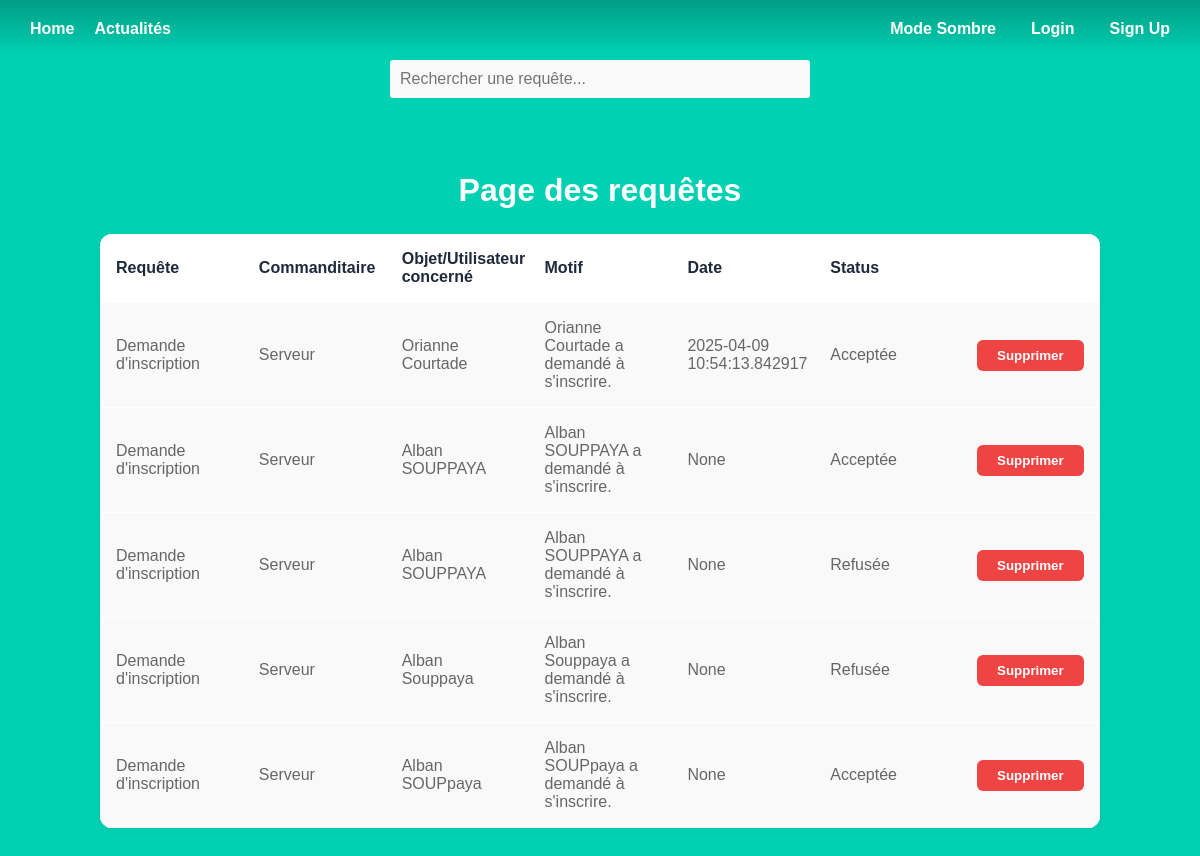
Before: /request_admin with the older database file.
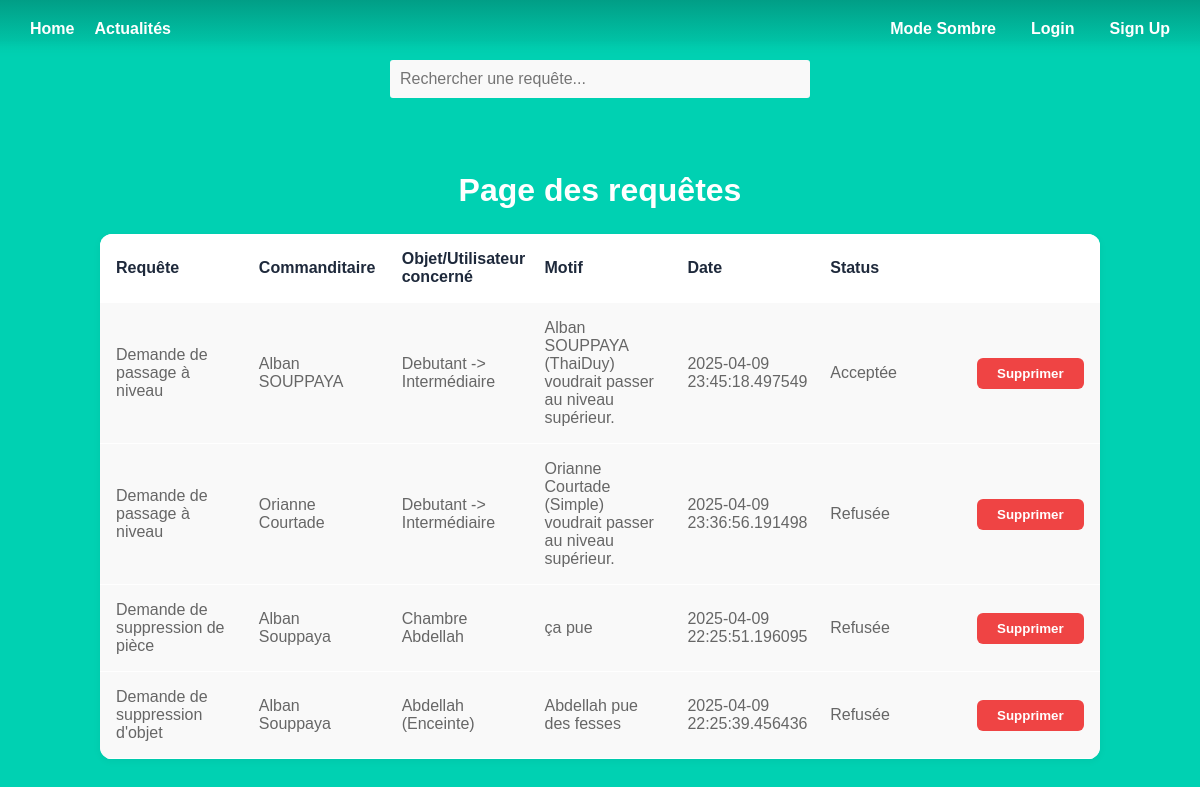
After: the same page with the newer database file.
### models.py (models this page shows)
class Request(db.Model):
    id = db.Column(db.Integer, primary_key=True)
    title = db.Column(db.String)
    description = db.Column(db.Text)
    status = db.Column(db.String)
    date = db.Column(db.DateTime)
    object_name = db.Column(db.String)
    object_type = db.Column(db.String)
    user_lastname = db.Column(db.String)
    user_firstname = db.Column(db.String)

### admin.py (the view)
@admin.route('/request_admin')
def request_admin_list():
    q = request.args.get('q', '')
    requests = Request.query.filter(
        or_(
            Request.title.ilike(f'%{q}%'),
            Request.object_name.ilike(f'%{q}%'),
            Request.description.ilike(f'%{q}%'),
            cast(Request.date, String).ilike(f'%{q}%')
        )
    ).order_by(desc(Request.date)).all()
    return render_template('admin_request.html', requests=requests)

### templates/admin_request.html
{% extends 'base.html' %}
{% block content %}
<div class="search-container">
    <input type="text" id="searchInput" class="search-input search-obj" placeholder="Rechercher une requête...">
</div>
<h1 class="title">
    Page  des requêtes
</h1>
<div class="resquest-container">
        <table>
            <tr>
                <th>Requête</th>
                <th>Commanditaire</th>
                <th>Objet/Utilisateur concerné</th>
                <th>Motif</th>
                <th>Date</th>
                <th>Status</th>
                <th></th>
            </tr>
        <tbody id="results">
        {% for rqs in requests %}
        {% if rqs.title == "Demande de suppression d'objet" %}
            <tr>
                <td>{{rqs.title}}</td>
                <td>{{rqs.user_firstname}} {{rqs.user_lastname}}</td>
                <td>{{rqs.object_name}} ({{rqs.object_type}})</td>
                <td>{{rqs.description}}</td>
                <td>{{rqs.date}}</td>
                {% if rqs.status == "En attente" %}
                <td>
                    <form action="{{ url_for('admin.request_accept', request_id=rqs.id) }}" method="post">
                        <button type="submit" class="accept-btn">Accepter</button>
                    </form>
                    <form action="{{ url_for('admin.request_refuse', request_id=rqs.id) }}" method="post">
                        <button type="submit" class="refuse-btn">Refuser</button>
                    </form>
                </td>
                {% else %}
                    <td>{{rqs.status}}</td>
                {% endif %}
                <td>
                    <form action="{{ url_for('admin.delete_request', request_id=rqs.id) }}" method="post">
                        <button type="submit" class="refuse-btn">Supprimer</button>
                    </form>
                </td>
            </tr>
        {% elif rqs.title == "Demande de suppression de pièce" %}
        <tr>
            <td>{{rqs.title}}</td>
            <td>{{rqs.user_firstname}} {{rqs.user_lastname}}</td>
            <td>{{rqs.object_name}}</td>
            <td>{{rqs.description}}</td>
            <td>{{rqs.date}}</td>
            {% if rqs.status == "En attente" %}
            <td>
                <form action="{{ url_for('admin.request_accept', request_id=rqs.id) }}" method="post">
                    <button type="submit" class="accept-btn">Accepter</button>
                </form>
                <form action="{{ url_for('admin.request_refuse', request_id=rqs.id) }}" method="post">
                    <button type="submit" class="refuse-btn">Refuser</button>
                </form>
            </td>
            {% else %}
                <td>{{rqs.status}}</td>
            {% endif %}
            <td>
                <form action="{{ url_for('admin.delete_request', request_id=rqs.id) }}" method="post">
                    <button type="submit" class="refuse-btn">Supprimer</button>
                </form>
            </td>
        </tr>
        {% elif rqs.title == "Demande d'inscription" %}
            <tr>
                <td>{{rqs.title}}</td>
                <td>Serveur</td>
                <td>{{rqs.user_firstname}} {{rqs.user_lastname}}</td>
                <td>{{rqs.description}}</td>
                <td>{{rqs.date}}</td>
                {% if rqs.status == "En attente" %}
                <td>
                    <form action="{{ url_for('admin.request_accept', request_id=rqs.id) }}" method="post">
                        <button type="submit" class="accept-btn">Accepter</button>
                    </form>
                    <form action="{{ url_for('admin.request_refuse', request_id=rqs.id) }}" method="post">
                        <button type="submit" class="refuse-btn">Refuser</button>
                    </form>
                </td>
                {% else %}
                    <td>{{rqs.status}}</td>
                {% endif %}
                <td>
                    <form action="{{ url_for('admin.delete_request', request_id=rqs.id) }}" method="post">
                        <button type="submit" class="refuse-btn">Supprimer</button>
                    </form>
                </td>
            </tr>
        {% elif rqs.title == "Demande de passage à niveau" %}
            <tr>
                <td>{{rqs.title}}</td>
                <td>{{rqs.user_firstname}} {{rqs.user_lastname}}</td>
                <td>{{rqs.object_name}}</td>
                <td>{{rqs.description}}</td>
                <td>{{rqs.date}}</td>
                {% if rqs.status == "En attente" %}
                <td>
                    <form action="{{ url_for('admin.request_accept', request_id=rqs.id) }}" method="post">
                        <button type="submit" class="accept-btn">Accepter</button>
                    </form>
                    <form action="{{ url_for('admin.request_refuse', request_id=rqs.id) }}" method="post">
                        <button type="submit" class="refuse-btn">Refuser</button>
                    </form>
                </td>
                {% else %}
                    <td>{{rqs.status}}</td>
                {% endif %}
                <td>
                    <form action="{{ url_for('admin.delete_request', request_id=rqs.id) }}" method="post">
                        <button type="submit" class="refuse-btn">Supprimer</button>
                    </form>
                </td>
            </tr>
        {% endif %}
        {% endfor %}
        </tbody>
        </table>
</div>
{% endblock %}

### templates/base.html (shortened to what this page needs)
<!DOCTYPE html>
<html lang="fr">
<head>
    <link rel="stylesheet" href="{{ url_for('static', filename='styles/base2.css') }}" />
</head>
<body>
    <section class="hero is-primary is-fullheight">
        <div class="hero-head">
            <nav class="navbar">
                <div class="container">
                    <div class="navbar-start">
                        <a href="{{ url_for('main.index') }}" class="navbar-item">Home</a>
                        <a href="{{ url_for('main.actualite') }}" class="navbar-item">Actualités</a>
                    </div>
                    <div class="navbar-end">
                        <a id="toggle-dark-mode" class="themeToggle navbar-item" onclick="toggleColorMode()" >Mode Sombre</a>
                        {% if current_user.is_authenticated %}
                        <a href="{{ url_for('auth.logout') }}" class="navbar-item">Logout</a>
                            <a href="{{ url_for('main.profile') }}" class="navbar-item">
                                {% if current_user.image %}
                                    <img class="pp" width="30" height="30">
                                {% else %}
                                    <img src="{{ url_for('static', filename='profile-icon-white-6-1.png') }}" alt="Profil"  width="30" height="30">
                                {% endif %}
                            </a>
                        {% else %}
                            <a href="{{ url_for('auth.login') }}" class="navbar-item">Login</a>
                            <a href="{{ url_for('auth.signup') }}" class="navbar-item">Sign Up</a>
                        {% endif %}
                    </div>
                </div>
            </nav>
        </div>
        <div class="hero-body">
                {% block content %}
                {% endblock %}
        </div>
    </section>
</body>
</html>

### static/styles/base2.css (style rules this page uses)
html, body { height: 100%; margin: 0; padding: 0; font-family: 'Arial', sans-serif; background-color: var(--clair); color: rgb(0, 0, 0); text-align: center; }
:root { --clair: #00d1b2; --moyen: #14c2a8; --fonce: #019e86; --tresfonce: #00a88b; --ecriture: white; --box: white; --titrebox: black; --border: #ddd; --writeinput: #aaa; --itembox: #f9f9f9; --titreitem: #333; --pitem: #666; --ecritureform: black; --titrerequete: #1e293b; }
.navbar { display: flex; justify-content: space-between; align-items: center; background: linear-gradient(to bottom, var(--fonce), var(--clair)); padding: 10px 20px; color: var(--ecriture); -webkit-mask-image: linear-gradient(to bottom, rgba(0, 0, 0, 1) 70%, rgba(0, 0, 0, 0)); mask-image: linear-gradient(to bottom, rgba(0, 0, 0, 1) 70%, rgba(0, 0, 0, 0)); height: 10%; }
.navbar .container { display: flex; width: 100%; justify-content: space-between; align-items: center; margin-top: 0px; }
.navbar-start { display: flex; align-items: center; }
.navbar-end { display: flex; align-items: center; gap: 15px; }
.navbar-item { color: var(--ecriture) !important; font-weight: bold; text-decoration: none; padding: 10px; }
.hero-body { display: flex; flex-direction: column; justify-content: center; align-items: center; height: calc(100vh - 56px); width: 100%; box-sizing: border-box; height: 90%; }
.title { color: var(--ecriture); padding-top: 25px; font-size: 2rem; font-weight: 600; line-height: 1.125 }
.search-container { display: flex; justify-content: center; margin-bottom: 20px; }
.search-input { width: 400px; max-width: 100%; padding: 10px; border: 2px solid var(--clair); border-radius: 5px; font-size: 16px; background-color: var(--itembox); }
.resquest-container table { table-layout: fixed; width: 100%; border-collapse: collapse; margin: 0 auto; max-width: 1000px; background-color: var(--box); border-radius: 12px; overflow: hidden; box-shadow: 0 2px 8px rgba(0, 0, 0, 0.05); margin-bottom: 30px; }
.resquest-container th, td { text-align: left; padding: 1rem; border-bottom: 1px solid var(--box); }
.resquest-container th { background-color: var(--box); color: var(--titrerequete); font-weight: 600; }
.resquest-container td { background-color: var(--itembox); color: var(--pitem); }
.resquest-container form { display: inline-block; margin: 0.25rem; }
.resquest-container form button { padding: 0.5rem 1rem; border: none; border-radius: 6px; font-weight: 600; cursor: pointer; transition: all 0.2s ease-in-out; }
.resquest-container .refuse-btn[type="submit"]:last-child { background-color: #ef4444; color: var(--ecriture); padding-left: 20px; padding-right: 20px; }

Changed rows visible on the page:
removed Request: title "Demande d'inscription", user_firstname "Orianne", user_lastname "Courtade", description "Orianne Courtade a demandé à s'inscrire.", date "2025-04-09 10:54:13.842917", status "Acceptée"
removed Request: title "Demande d'inscription", user_firstname "Alban", user_lastname "SOUPPAYA", description "Alban SOUPPAYA a demandé à s'inscrire.", date "None", status "Acceptée"
changed Request "Acceptée": object_name (not shown) → "Debutant -> Intermédiaire"; title "Demande d'inscription" → "Demande de passage à niveau"; user_lastname "SOUPpaya" → "SOUPPAYA"; description "Alban SOUPpaya a demandé à s'inscrire." → "Alban SOUPPAYA (ThaiDuy) voudrait passer au niveau supérieur."; date "None" → "2025-04-09 23:45:18.497549"; moves up the list
changed Request: object_name (not shown) → "Debutant -> Intermédiaire"; title "Demande d'inscription" → "Demande de passage à niveau"; user_firstname "Alban" → "Orianne"; user_lastname "Souppaya" → "Courtade"; description "Alban Souppaya a demandé à s'inscrire." → "Orianne Courtade (Simple) voudrait passer au niveau supérieur."; date "None" → "2025-04-09 23:36:56.191498"; moves down the list
changed Request: object_name (not shown) → "Chambre Abdellah"; title "Demande d'inscription" → "Demande de suppression de pièce"; user_lastname "SOUPPAYA" → "Souppaya"; description "Alban SOUPPAYA a demandé à s'inscrire." → "ça pue"; date "None" → "2025-04-09 22:25:51.196095"
now on this page (row edited): Request: title "Demande de suppression d'objet", user_firstname "Alban", user_lastname "Souppaya", object_name "Abdellah", object_type "Enceinte", description "Abdellah pue des fesses", date "2025-04-09 22:25:39.456436", status "Refusée"
